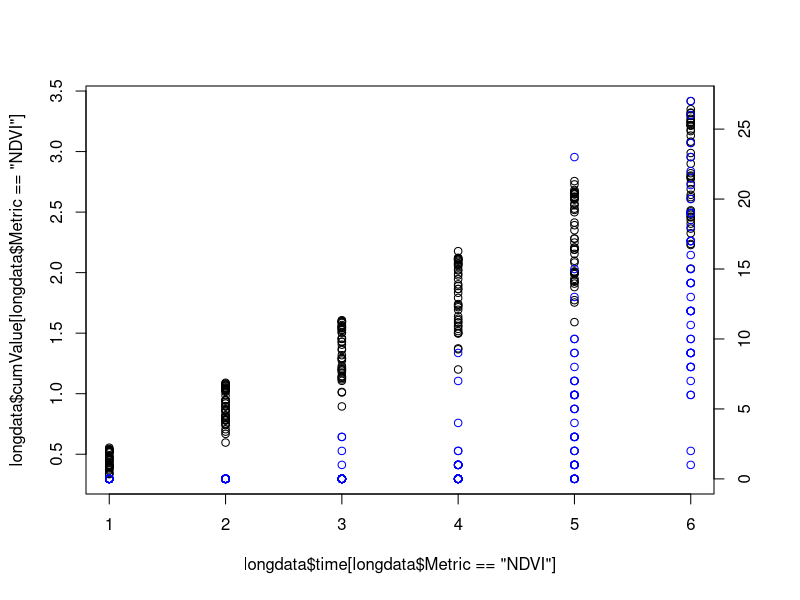

Write R code to recreate this figure.
#Exploratory Texas Stuff
#2018-02

#input data
rawdata<-read.csv("JNandMLMPAustHouDall.csv", header=T, colClasses=c("factor",  "factor", "numeric","numeric","numeric","numeric","numeric","numeric","numeric"))
rawdata$Region<-rawdata$Site
rawdata$Site<-as.numeric(c(1:nrow(rawdata)))

#calculate cumulative precip
rawdata$cumJan1<-rawdata$Jan1.15
rawdata$cumJan16<-rawdata[,4]+rawdata[,5]
rawdata$cumFeb1<-rawdata[,4]+rawdata[,5]+rawdata[,6]
rawdata$cumFeb16<-rawdata[,4]+rawdata[,5]+rawdata[,6]+rawdata[,7]
rawdata$cumMar1<-rawdata[,4]+rawdata[,5]+rawdata[,6]+rawdata[,7]+rawdata[,8]
rawdata$cumMar16<-rawdata[,4]+rawdata[,5]+rawdata[,6]+rawdata[,7]+rawdata[,8]+rawdata[,9]
cumdata<-c(rawdata$cumJan1,rawdata$cumJan16,rawdata$cumFeb1,rawdata$cumFeb16,rawdata$cumMar1,rawdata$cumMar16)

#summary(rawdata)
longdata<-reshape(rawdata, direction = "long", varying = list(names(rawdata)[4:9]), v.names = "Value", 
        idvar = c("Site","Metric","Year"))
longdata<-longdata[,c(1,10,2,3,11:12)]
names(longdata)[6]<-"biweeklyVal"
timepds<-names(rawdata)[4:9]
longdata$period<-timepds[longdata$time]
#Add cumulative data to long form data
longdata$cumValue<-cumdata


#plot
par(mar = c(5, 4, 4, 4) + 0.3)  # Leave space for z axis

plot(longdata$time[longdata$Metric=="NDVI"], longdata$cumValue[longdata$Metric=="NDVI"]) # first plot
par(new = TRUE)
plot(longdata$time[longdata$Metric=="JN-Adult"],longdata$cumValue[longdata$Metric=="JN-Adult"], type = "p", axes = FALSE, bty = "n", xlab = "", ylab = "", col="blue")
axis(side=4, at = pretty(range(longdata$cumValue[longdata$Metric=="JN-Adult"])))




##Separate objects per metric - do we need this?
#txNDVI<-longdata[longdata$Metric=="NDVI",]
#jnAdult<-longdata[longdata$Metric=="JN-Adult",]
#jnEgg<-longdata[longdata$Metric=="JN-Egg",]
#jnMWeed<-longdata[longdata$Metric=="JN-MW",]

